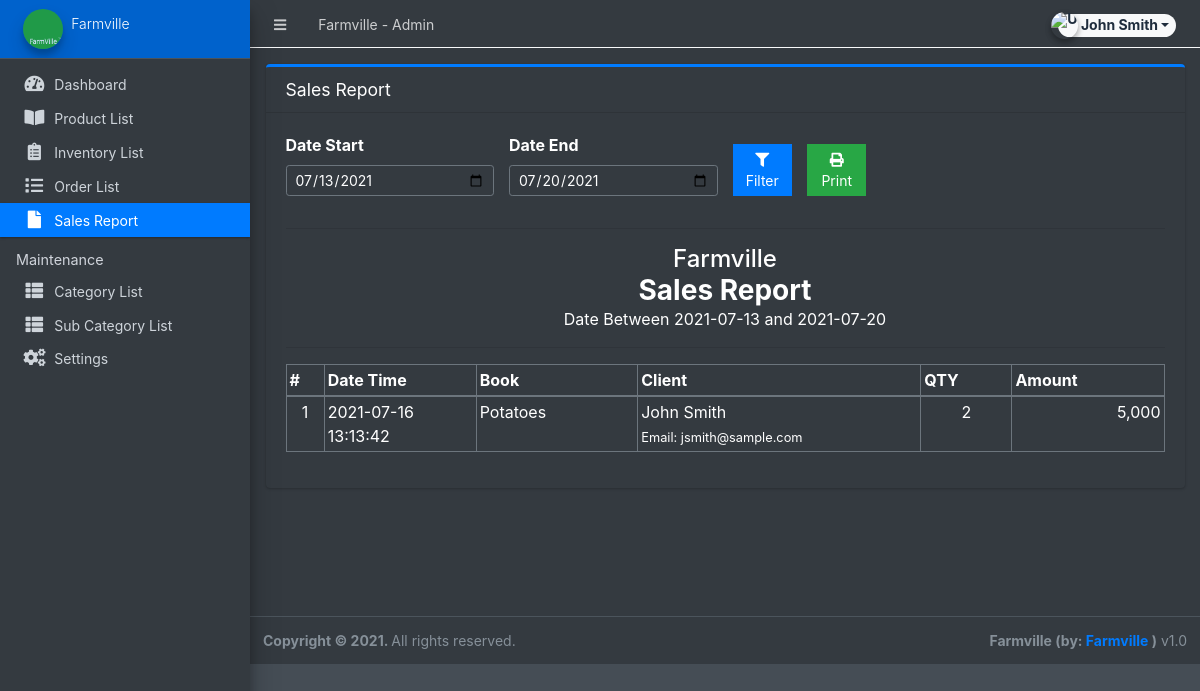
Page /admin/?page=sales (signed in) on the earlier database version.
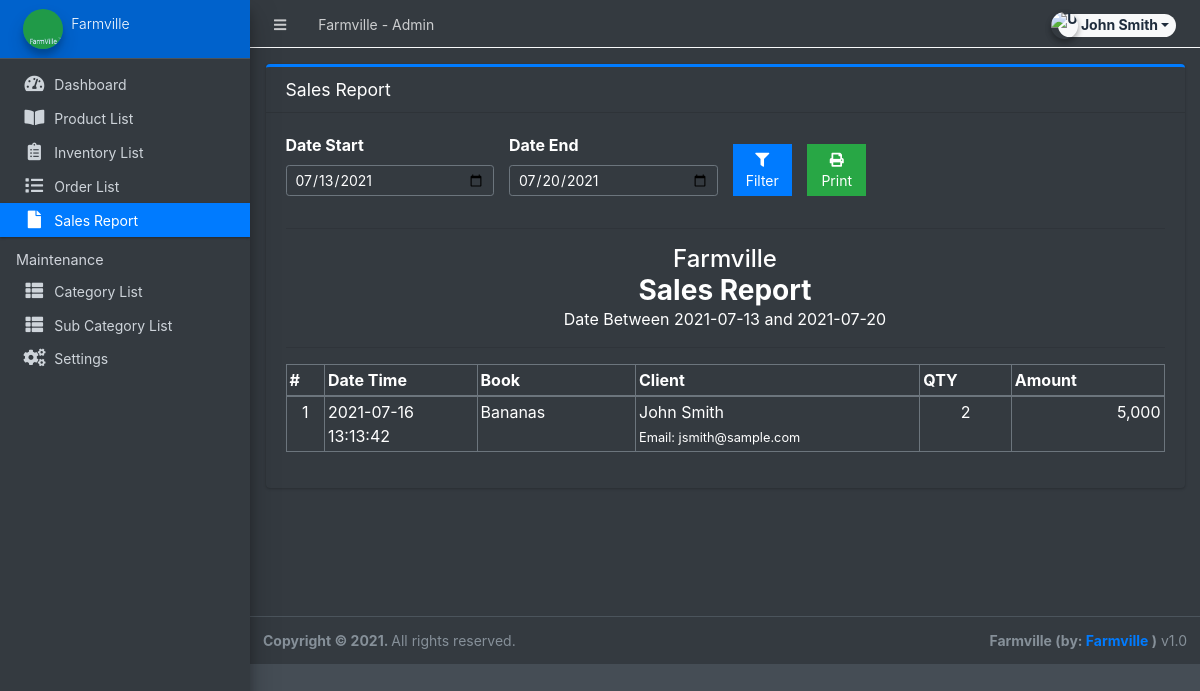
Same page on the later database version.
### tables this page shows
CREATE TABLE `order_list` (
  `id` int(30) NOT NULL,
  `order_id` int(30) NOT NULL,
  `product_id` int(30) NOT NULL,
  `quantity` int(30) NOT NULL,
  `price` double NOT NULL,
  `total` double NOT NULL
);

CREATE TABLE `products` (
  `id` int(30) NOT NULL,
  `category_id` int(30) NOT NULL,
  `sub_category_id` int(30) NOT NULL,
  `title` varchar(250) NOT NULL,
  `author` text NOT NULL,
  `description` text NOT NULL,
  `status` tinyint(1) NOT NULL DEFAULT 1,
  `date_created` datetime NOT NULL DEFAULT current_timestamp()
);

CREATE TABLE `clients` (
  `id` int(30) NOT NULL,
  `firstname` varchar(250) NOT NULL,
  `lastname` varchar(250) NOT NULL,
  `gender` varchar(20) NOT NULL,
  `contact` varchar(15) NOT NULL,
  `email` varchar(250) NOT NULL,
  `password` text NOT NULL,
  `default_delivery_address` text NOT NULL,
  `date_created` datetime NOT NULL DEFAULT current_timestamp()
);

### classes/DBConnection.php (called while the page is built, shortened)
<?php
class DBConnection{
    private $host = DB_SERVER;
    private $username = DB_USERNAME;
    private $password = DB_PASSWORD;
    private $database = DB_NAME;
    public $conn;
    public function __construct(){
        if (!isset($this->conn)) {
            $this->conn = new mysqli($this->host, $this->username, $this->password, $this->database);
        }
    }
}
?>

### admin/sales/index.php (the view, shortened to what this page needs)
<?php
$date_start = isset($_GET['date_start']) ? $_GET['date_start'] :  date("Y-m-d",strtotime(date("Y-m-d")." -7 days")) ;
$date_end = isset($_GET['date_end']) ? $_GET['date_end'] :  date("Y-m-d") ;
?>
<div class="card card-primary card-outline">
    <div class="card-header">
        <h5 class="card-title">Sales Report</h5>
    </div>
    <div class="card-body">
        <form id="filter-form">
            <div class="row align-items-end">
                <div class="form-group col-md-3">
                    <label for="date_start">Date Start</label>
                    <input type="date" class="form-control form-control-sm" name="date_start" value="<?php echo date("Y-m-d",strtotime($date_start)) ?>">
                </div>
                <div class="form-group col-md-3">
                    <label for="date_start">Date End</label>
                    <input type="date" class="form-control form-control-sm" name="date_end" value="<?php echo date("Y-m-d",strtotime($date_end)) ?>">
                </div>
                <div class="form-group col-md-1">
                    <button class="btn btn-flat btn-block btn-primary btn-sm"><i class="fa fa-filter"></i> Filter</button>
                </div>
                <div class="form-group col-md-1">
                    <button class="btn btn-flat btn-block btn-success btn-sm" type="button" id="printBTN"><i class="fa fa-print"></i> Print</button>
                </div>
            </div>
        </form>
        <hr>
        <div id="printable">
            <div>
                <h4 class="text-center m-0"><?php echo $_settings->info('name') ?></h4>
                <h3 class="text-center m-0"><b>Sales Report</b></h3>
                <p class="text-center m-0">Date Between <?php echo $date_start ?> and <?php echo $date_end ?></p>
                <hr>
            </div>
            <table class="table table-bordered">
                <colgroup>
                    <col width="5">
                    <col width="10">
                    <col width="10">
                    <col width="10">
                    <col width="10">
                    <col width="10">
                </colgroup>
                <thead>
                    <tr>
                        <th>#</th>
                        <th>Date Time</th>
                        <th>Book</th>
                        <th>Client</th>
                        <th>QTY</th>
                        <th>Amount</th>
                    </tr>
                </thead>
                <tbody>
                    <?php
                    $i = 1;
                        $qry = $conn->query("SELECT * FROM `sales` where date(date_created) between '{$date_start}' and '{$date_end}' order by unix_timestamp(date_created) desc ");
                        while($row = $qry->fetch_assoc()):
                            $olist = $conn->query("SELECT ol.*,p.title,p.author,concat(c.firstname,' ',c.lastname) as name,c.email,o.date_created FROM order_list ol inner join orders o on o.id = ol.order_id inner join `products` p on p.id = ol.product_id inner join clients c on c.id = o.client_id  where ol.order_id = '{$row['order_id']}' ");
                            while($roww = $olist->fetch_assoc()):
                    ?>
                    <tr>
                        <td class="text-center"><?php echo $i++ ?></td>
                        <td><?php echo $row['date_created'] ?></td>
                        <td>
                            <p class="m-0"><?php echo $roww['title'] ?></p>
                        </td>
                        <td>
                            <p class="m-0"><?php echo $roww['name'] ?></p>
                            <p class="m-0"><small>Email: <?php echo $roww['email'] ?></small></p>
                        </td>
                        <td class="text-center"><?php echo $roww['quantity'] ?></td>
                        <td class="text-right"><?php echo number_format($roww['quantity'] * $roww['price']) ?></td>
                    </tr>
                    <?php endwhile; ?>
                    <?php endwhile; ?>
                </tbody>
            </table>
        </div>
    </div>
</div>

Differences in the rows shown:
changed through a linked row, order_list "jsmith@sample.com": product.title "Potatoes" → "Bananas"
